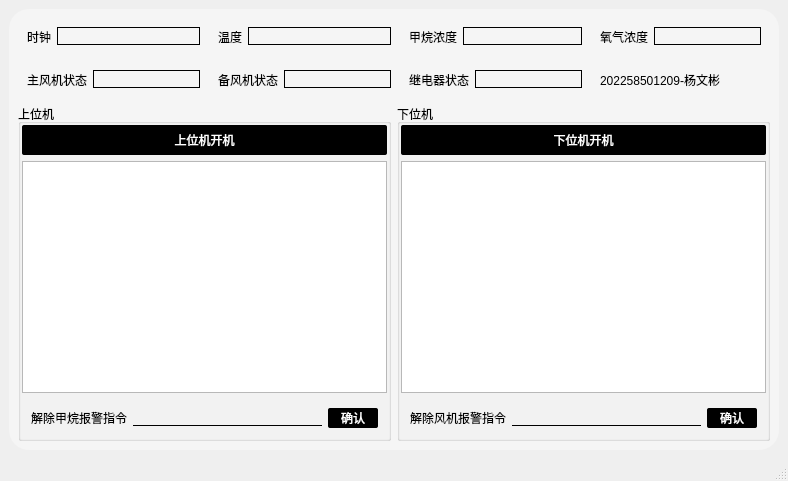
<?xml version="1.0" encoding="UTF-8"?>
<ui version="4.0">
 <class>mainWindow</class>
 <widget class="QMainWindow" name="mainWindow">
  <property name="geometry">
   <rect>
    <x>0</x>
    <y>0</y>
    <width>788</width>
    <height>481</height>
   </rect>
  </property>
  <property name="windowTitle">
   <string>煤矿井下安全生产监测系统 </string>
  </property>
  <widget class="QWidget" name="centralwidget">
   <property name="minimumSize">
    <size>
     <width>0</width>
     <height>0</height>
    </size>
   </property>
   <property name="maximumSize">
    <size>
     <width>9999</width>
     <height>9999</height>
    </size>
   </property>
   <layout class="QHBoxLayout" name="horizontalLayout">
    <item>
     <widget class="QWidget" name="widget_5" native="true">
      <property name="styleSheet">
       <string notr="true">
#widget_5{
	background-color: rgb(245, 245, 245);
	border-top-right-radius:20px;
	border-bottom-right-radius:20px;
	border-top-left-radius:20px;
	border-bottom-left-radius:20px;
}
QPushButton:pressed{
	padding-top:5px
}
QLineEdit{
	border:none;
	
	background-color: rgba(255, 255, 255,0);
	border-bottom:1px solid black;
}
QPushButton{
	border-radius:2px;
	background-color: rgb(0, 0, 0);
	
	color: rgb(255, 255, 255);
}
</string>
      </property>
      <layout class="QGridLayout" name="gridLayout">
       <item row="0" column="0" colspan="2">
        <widget class="QWidget" name="widget" native="true">
         <property name="minimumSize">
          <size>
           <width>0</width>
           <height>80</height>
          </size>
         </property>
         <property name="styleSheet">
          <string notr="true">QLineEdit{
	border:none;
	
	background-color: rgba(255, 255, 255,0);
	border-bottom:1px solid black;
	border-top:1px solid black;
	border-left:1px solid black;
	border-right:1px solid black;
}
</string>
         </property>
         <layout class="QGridLayout" name="gridLayout_4">
          <property name="leftMargin">
           <number>0</number>
          </property>
          <property name="topMargin">
           <number>0</number>
          </property>
          <property name="rightMargin">
           <number>0</number>
          </property>
          <property name="bottomMargin">
           <number>0</number>
          </property>
          <property name="horizontalSpacing">
           <number>0</number>
          </property>
          <item row="0" column="0">
           <widget class="QWidget" name="widget_2" native="true">
            <layout class="QHBoxLayout" name="horizontalLayout_4">
             <item>
              <widget class="QLabel" name="label_3">
               <property name="text">
                <string>时钟</string>
               </property>
              </widget>
             </item>
             <item>
              <widget class="QLineEdit" name="lineEdit_3">
               <property name="inputMask">
                <string/>
               </property>
               <property name="readOnly">
                <bool>true</bool>
               </property>
              </widget>
             </item>
            </layout>
           </widget>
          </item>
          <item row="0" column="1">
           <widget class="QWidget" name="widget_6" native="true">
            <layout class="QHBoxLayout" name="horizontalLayout_5">
             <item>
              <widget class="QLabel" name="label_4">
               <property name="text">
                <string>温度</string>
               </property>
              </widget>
             </item>
             <item>
              <widget class="QLineEdit" name="lineEdit_4">
               <property name="readOnly">
                <bool>true</bool>
               </property>
              </widget>
             </item>
            </layout>
           </widget>
          </item>
          <item row="0" column="2">
           <widget class="QWidget" name="widget_7" native="true">
            <layout class="QHBoxLayout" name="horizontalLayout_6">
             <item>
              <widget class="QLabel" name="label_5">
               <property name="text">
                <string>甲烷浓度</string>
               </property>
              </widget>
             </item>
             <item>
              <widget class="QLineEdit" name="lineEdit_5">
               <property name="readOnly">
                <bool>true</bool>
               </property>
              </widget>
             </item>
            </layout>
           </widget>
          </item>
          <item row="0" column="3">
           <widget class="QWidget" name="widget_8" native="true">
            <layout class="QHBoxLayout" name="horizontalLayout_7">
             <item>
              <widget class="QLabel" name="label_6">
               <property name="text">
                <string>氧气浓度</string>
               </property>
              </widget>
             </item>
             <item>
              <widget class="QLineEdit" name="lineEdit_6">
               <property name="readOnly">
                <bool>true</bool>
               </property>
              </widget>
             </item>
            </layout>
           </widget>
          </item>
          <item row="1" column="0">
           <widget class="QWidget" name="widget_9" native="true">
            <layout class="QHBoxLayout" name="horizontalLayout_8">
             <item>
              <widget class="QLabel" name="label_7">
               <property name="text">
                <string>主风机状态</string>
               </property>
              </widget>
             </item>
             <item>
              <widget class="QLineEdit" name="lineEdit_7">
               <property name="readOnly">
                <bool>true</bool>
               </property>
              </widget>
             </item>
            </layout>
           </widget>
          </item>
          <item row="1" column="1">
           <widget class="QWidget" name="widget_10" native="true">
            <layout class="QHBoxLayout" name="horizontalLayout_9">
             <item>
              <widget class="QLabel" name="label_8">
               <property name="text">
                <string>备风机状态</string>
               </property>
              </widget>
             </item>
             <item>
              <widget class="QLineEdit" name="lineEdit_8">
               <property name="readOnly">
                <bool>true</bool>
               </property>
              </widget>
             </item>
            </layout>
           </widget>
          </item>
          <item row="1" column="2">
           <widget class="QWidget" name="widget_11" native="true">
            <layout class="QHBoxLayout" name="horizontalLayout_10">
             <item>
              <widget class="QLabel" name="label_9">
               <property name="text">
                <string>继电器状态</string>
               </property>
              </widget>
             </item>
             <item>
              <widget class="QLineEdit" name="lineEdit_9">
               <property name="readOnly">
                <bool>true</bool>
               </property>
              </widget>
             </item>
            </layout>
           </widget>
          </item>
          <item row="1" column="3">
           <widget class="QWidget" name="widget_12" native="true">
            <layout class="QGridLayout" name="gridLayout_5">
             <item row="0" column="0">
              <widget class="QLabel" name="label_10">
               <property name="minimumSize">
                <size>
                 <width>60</width>
                 <height>0</height>
                </size>
               </property>
               <property name="text">
                <string>202258501209-杨文彬</string>
               </property>
              </widget>
             </item>
            </layout>
           </widget>
          </item>
         </layout>
        </widget>
       </item>
       <item row="1" column="1">
        <widget class="QGroupBox" name="groupBox_2">
         <property name="styleSheet">
          <string notr="true">font: 700 10pt &quot;微软雅黑&quot;;</string>
         </property>
         <property name="title">
          <string>下位机</string>
         </property>
         <layout class="QGridLayout" name="gridLayout_3">
          <property name="leftMargin">
           <number>1</number>
          </property>
          <property name="topMargin">
           <number>1</number>
          </property>
          <property name="rightMargin">
           <number>1</number>
          </property>
          <property name="bottomMargin">
           <number>1</number>
          </property>
          <item row="0" column="0">
           <widget class="QPushButton" name="pushButton_2">
            <property name="minimumSize">
             <size>
              <width>0</width>
              <height>30</height>
             </size>
            </property>
            <property name="maximumSize">
             <size>
              <width>9999</width>
              <height>16777215</height>
             </size>
            </property>
            <property name="styleSheet">
             <string notr="true">font: 12pt &quot;幼圆&quot;;</string>
            </property>
            <property name="text">
             <string>下位机开机</string>
            </property>
           </widget>
          </item>
          <item row="1" column="0">
           <widget class="QTextBrowser" name="textBrowser_2"/>
          </item>
          <item row="2" column="0">
           <widget class="QWidget" name="widget_3" native="true">
            <layout class="QHBoxLayout" name="horizontalLayout_2">
             <property name="spacing">
              <number>6</number>
             </property>
             <property name="leftMargin">
              <number>9</number>
             </property>
             <property name="topMargin">
              <number>9</number>
             </property>
             <property name="rightMargin">
              <number>9</number>
             </property>
             <property name="bottomMargin">
              <number>9</number>
             </property>
             <item>
              <widget class="QLabel" name="label">
               <property name="text">
                <string>解除风机报警指令</string>
               </property>
              </widget>
             </item>
             <item>
              <widget class="QLineEdit" name="lineEdit">
               <property name="maximumSize">
                <size>
                 <width>200</width>
                 <height>16777215</height>
                </size>
               </property>
              </widget>
             </item>
             <item>
              <widget class="QPushButton" name="pushButton_3">
               <property name="minimumSize">
                <size>
                 <width>50</width>
                 <height>20</height>
                </size>
               </property>
               <property name="maximumSize">
                <size>
                 <width>40</width>
                 <height>16777215</height>
                </size>
               </property>
               <property name="text">
                <string>确认</string>
               </property>
              </widget>
             </item>
            </layout>
           </widget>
          </item>
         </layout>
        </widget>
       </item>
       <item row="1" column="0">
        <widget class="QGroupBox" name="groupBox">
         <property name="styleSheet">
          <string notr="true">
font: 700 10pt &quot;微软雅黑&quot;;

</string>
         </property>
         <property name="title">
          <string>上位机</string>
         </property>
         <layout class="QGridLayout" name="gridLayout_2">
          <property name="leftMargin">
           <number>1</number>
          </property>
          <property name="topMargin">
           <number>1</number>
          </property>
          <property name="rightMargin">
           <number>1</number>
          </property>
          <property name="bottomMargin">
           <number>1</number>
          </property>
          <item row="0" column="0">
           <widget class="QPushButton" name="pushButton">
            <property name="minimumSize">
             <size>
              <width>0</width>
              <height>30</height>
             </size>
            </property>
            <property name="maximumSize">
             <size>
              <width>9999</width>
              <height>16777215</height>
             </size>
            </property>
            <property name="styleSheet">
             <string notr="true">font: 12pt &quot;幼圆&quot;;</string>
            </property>
            <property name="text">
             <string>上位机开机</string>
            </property>
           </widget>
          </item>
          <item row="1" column="0">
           <widget class="QTextBrowser" name="textBrowser"/>
          </item>
          <item row="2" column="0">
           <widget class="QWidget" name="widget_4" native="true">
            <layout class="QHBoxLayout" name="horizontalLayout_3">
             <item>
              <widget class="QLabel" name="label_2">
               <property name="text">
                <string>解除甲烷报警指令</string>
               </property>
              </widget>
             </item>
             <item>
              <widget class="QLineEdit" name="lineEdit_2">
               <property name="maximumSize">
                <size>
                 <width>200</width>
                 <height>16777215</height>
                </size>
               </property>
              </widget>
             </item>
             <item>
              <widget class="QPushButton" name="pushButton_4">
               <property name="minimumSize">
                <size>
                 <width>50</width>
                 <height>20</height>
                </size>
               </property>
               <property name="maximumSize">
                <size>
                 <width>40</width>
                 <height>16777215</height>
                </size>
               </property>
               <property name="text">
                <string>确认</string>
               </property>
              </widget>
             </item>
            </layout>
           </widget>
          </item>
         </layout>
        </widget>
       </item>
      </layout>
     </widget>
    </item>
   </layout>
  </widget>
  <widget class="QStatusBar" name="statusbar"/>
 </widget>
 <resources/>
 <connections/>
</ui>
